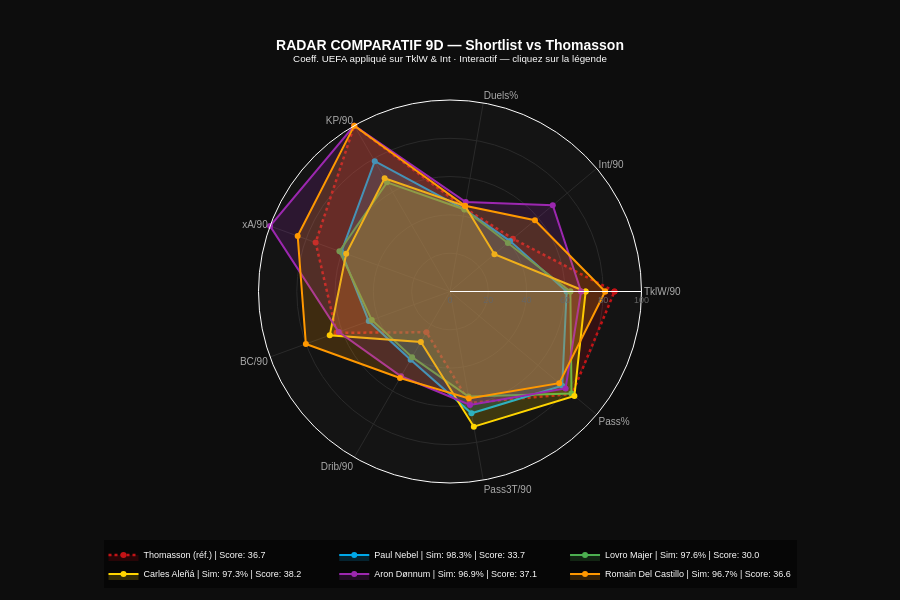

The notebook cell saved with this chart:
### Markdown cell above
### Fig 2 — Radar Interactif Plotly (Comparaison Shortlist vs Thomasson) 🆕

### Code cell
SL_KW   = ['Nebel','Majer','Aleñá','Dønnum','Castillo']
SL_DISP = ['Paul Nebel','Lovro Majer','Carles Aleñá','Aron Dønnum','Romain Del Castillo']
SL_COLS_PLOTLY = [B, VT, OR, PU, OG]

fig_radar = go.Figure()

# Thomasson référence
tv_plotly = [v*100 for v in radar_vals(T)]
fig_radar.add_trace(go.Scatterpolar(
    r=tv_plotly + [tv_plotly[0]],
    theta=RADAR_LABELS + [RADAR_LABELS[0]],
    fill='toself', fillcolor='rgba(227,6,19,0.15)',
    line=dict(color=R, width=2.5, dash='dot'),
    name=f'Thomasson (réf.) | Score: {T["s_final_n"]:.1f}',
    hovertemplate='<b>Thomasson</b><br>%{theta}: %{r:.0f}%<extra></extra>'
))

for kw,disp,col in zip(SL_KW,SL_DISP,SL_COLS_PLOTLY):
    r = MF_bud[MF_bud['player__name'].str.contains(kw, na=False, case=False)]
    if not len(r): r = MF_min[MF_min['player__name'].str.contains(kw, na=False, case=False)]
    if not len(r): continue
    r = r.iloc[0]
    cv = [v*100 for v in radar_vals(r)]
    fig_radar.add_trace(go.Scatterpolar(
        r=cv + [cv[0]],
        theta=RADAR_LABELS + [RADAR_LABELS[0]],
        fill='toself', fillcolor=f'rgba({int(col[1:3],16)},{int(col[3:5],16)},{int(col[5:7],16)},0.18)',
        line=dict(color=col, width=2),
        name=f"{r['player__name']} | Sim: {r['knn_sim']:.1f}% | Score: {r['s_final_n']:.1f}",
        hovertemplate=f'<b>{r["player__name"]}</b><br>%{{theta}}: %{{r:.0f}}%<extra></extra>'
    ))

fig_radar.update_layout(
    **PLOTLY_THEME,
    polar=dict(
        bgcolor='#141414',
        radialaxis=dict(visible=True, range=[0,100], gridcolor='#2A2A2A', tickfont=dict(color='#666', size=9)),
        angularaxis=dict(gridcolor='#2A2A2A', tickfont=dict(color='#aaa', size=10))
    ),
    title=dict(text='<b>RADAR COMPARATIF 9D — Shortlist vs Thomasson</b><br><sup>Coeff. UEFA appliqué sur TklW & Int · Interactif — cliquez sur la légende</sup>',
               font=dict(color=W, size=14), x=0.5),
    legend=dict(orientation='h', y=-0.15, x=0.5, xanchor='center',
                font=dict(color=W, size=9), bgcolor='rgba(0,0,0,0.5)'),
    height=600,
)
fig_radar.show()
fig_radar.write_html(f'{FIGDIR}/fig2_radar_interactif.html')
print("✅ fig2 Plotly radar")

### Figure 1 — Plotly figure (JSON) as saved in the notebook; plotly's stock layout.template omitted (floating-point values rounded to 4 significant figures)
{"data": [{"fill": "toself", "fillcolor": "rgba(227,6,19,0.15)", "hovertemplate": "<b>Thomasson</b><br>%{theta}: %{r:.0f}%<extra></extra>", "line": {"color": "#c31316", "dash": "dot", "width": 2.5}, "name": "Thomasson (réf.) | Score: 36.7", "r": [85.91, 42.89, 44.21, 100, 74.67, 63.04, 24.59, 59.03, 83.23, 85.91], "theta": ["TklW/90", "Int/90", "Duels%", "KP/90", "xA/90", "BC/90", "Drib/90", "Pass3T/90", "Pass%", "TklW/90"], "type": "scatterpolar"}, {"fill": "toself", "fillcolor": "rgba(0,168,232,0.18)", "hovertemplate": "<b>Paul Nebel</b><br>%{theta}: %{r:.0f}%<extra></extra>", "line": {"color": "#00A8E8", "width": 2}, "name": "Paul Nebel | Sim: 98.3% | Score: 33.7", "r": [60.91, 40.96, 43.56, 78.58, 60.39, 45.16, 41.1, 64.57, 76.51, 60.91], "theta": ["TklW/90", "Int/90", "Duels%", "KP/90", "xA/90", "BC/90", "Drib/90", "Pass3T/90", "Pass%", "TklW/90"], "type": "scatterpolar"}, {"fill": "toself", "fillcolor": "rgba(76,175,80,0.18)", "hovertemplate": "<b>Lovro Majer</b><br>%{theta}: %{r:.0f}%<extra></extra>", "line": {"color": "#4CAF50", "width": 2}, "name": "Lovro Majer | Sim: 97.6% | Score: 30.0", "r": [62.86, 39.45, 43.48, 65.81, 61.43, 43.49, 39.59, 55.71, 82.82, 62.86], "theta": ["TklW/90", "Int/90", "Duels%", "KP/90", "xA/90", "BC/90", "Drib/90", "Pass3T/90", "Pass%", "TklW/90"], "type": "scatterpolar"}, {"fill": "toself", "fillcolor": "rgba(255,213,0,0.18)", "hovertemplate": "<b>Carles Aleñá</b><br>%{theta}: %{r:.0f}%<extra></extra>", "line": {"color": "#ffd500", "width": 2}, "name": "Carles Aleñá | Sim: 97.3% | Score: 38.2", "r": [70.84, 30.31, 45.33, 68.26, 57.69, 66.83, 30.42, 71.68, 84.81, 70.84], "theta": ["TklW/90", "Int/90", "Duels%", "KP/90", "xA/90", "BC/90", "Drib/90", "Pass3T/90", "Pass%", "TklW/90"], "type": "scatterpolar"}, {"fill": "toself", "fillcolor": "rgba(156,39,176,0.18)", "hovertemplate": "<b>Aron Dønnum</b><br>%{theta}: %{r:.0f}%<extra></extra>", "line": {"color": "#9C27B0", "width": 2}, "name": "Aron Dønnum | Sim: 96.9% | Score: 37.1", "r": [68.46, 70.05, 47.4, 100, 100, 61.78, 51.12, 60.13, 78.77, 68.46], "theta": ["TklW/90", "Int/90", "Duels%", "KP/90", "xA/90", "BC/90", "Drib/90", "Pass3T/90", "Pass%", "TklW/90"], "type": "scatterpolar"}, {"fill": "toself", "fillcolor": "rgba(255,152,0,0.18)", "hovertemplate": "<b>Romain Del Castillo</b><br>%{theta}: %{r:.0f}%<extra></extra>", "line": {"color": "#FF9800", "width": 2}, "name": "Romain Del Castillo | Sim: 96.7% | Score: 36.6", "r": [81.03, 57.89, 45.5, 100, 84.64, 80.09, 52.19, 56.67, 74.46, 81.03], "theta": ["TklW/90", "Int/90", "Duels%", "KP/90", "xA/90", "BC/90", "Drib/90", "Pass3T/90", "Pass%", "TklW/90"], "type": "scatterpolar"}], "layout": {"font": {"color": "#F0F0F0", "family": "Arial"}, "height": 600, "legend": {"bgcolor": "rgba(0,0,0,0.5)", "font": {"color": "#FFFFFF", "size": 9}, "orientation": "h", "x": 0.5, "xanchor": "center", "y": -0.15}, "paper_bgcolor": "#0D0D0D", "plot_bgcolor": "#141414", "polar": {"angularaxis": {"gridcolor": "#2A2A2A", "tickfont": {"color": "#aaa", "size": 10}}, "bgcolor": "#141414", "radialaxis": {"gridcolor": "#2A2A2A", "range": [0, 100], "tickfont": {"color": "#666", "size": 9}, "visible": true}}, "title": {"font": {"color": "#FFFFFF", "size": 14}, "text": "<b>RADAR COMPARATIF 9D — Shortlist vs Thomasson</b><br><sup>Coeff. UEFA appliqué sur TklW & Int · Interactif — cliquez sur la légende</sup>", "x": 0.5}, "xaxis": {"gridcolor": "#2A2A2A", "linecolor": "#2A2A2A"}, "yaxis": {"gridcolor": "#2A2A2A", "linecolor": "#2A2A2A"}}}
